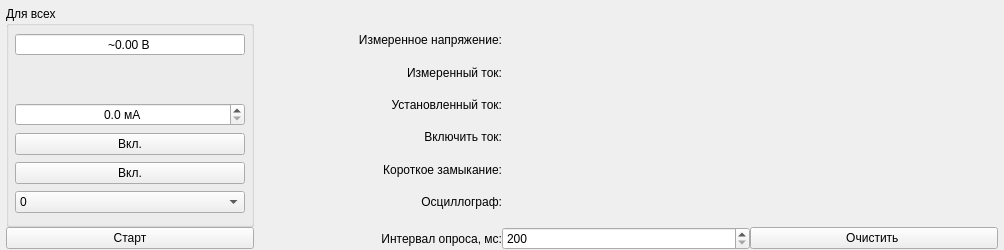
<?xml version="1.0" encoding="UTF-8"?>
<ui version="4.0">
 <class>Measurements</class>
 <widget class="QWidget" name="Measurements">
  <property name="geometry">
   <rect>
    <x>0</x>
    <y>0</y>
    <width>1004</width>
    <height>250</height>
   </rect>
  </property>
  <property name="windowTitle">
   <string>Form</string>
  </property>
  <layout class="QVBoxLayout" name="verticalLayout_11">
   <property name="spacing">
    <number>0</number>
   </property>
   <property name="leftMargin">
    <number>0</number>
   </property>
   <property name="topMargin">
    <number>0</number>
   </property>
   <property name="rightMargin">
    <number>0</number>
   </property>
   <property name="bottomMargin">
    <number>0</number>
   </property>
   <item>
    <layout class="QGridLayout" name="gridLayout">
     <property name="leftMargin">
      <number>6</number>
     </property>
     <property name="topMargin">
      <number>6</number>
     </property>
     <property name="rightMargin">
      <number>6</number>
     </property>
     <property name="bottomMargin">
      <number>0</number>
     </property>
     <item row="1" column="0">
      <widget class="QPushButton" name="pbStart">
       <property name="text">
        <string>Старт</string>
       </property>
       <property name="checkable">
        <bool>true</bool>
       </property>
      </widget>
     </item>
     <item row="1" column="2">
      <widget class="QSpinBox" name="sbTimeout">
       <property name="minimum">
        <number>200</number>
       </property>
       <property name="maximum">
        <number>10000</number>
       </property>
       <property name="singleStep">
        <number>10</number>
       </property>
      </widget>
     </item>
     <item row="1" column="3">
      <widget class="QPushButton" name="pbClear">
       <property name="text">
        <string>Очистить </string>
       </property>
      </widget>
     </item>
     <item row="0" column="1">
      <layout class="QVBoxLayout" name="verticalLayout_10">
       <property name="leftMargin">
        <number>0</number>
       </property>
       <property name="topMargin">
        <number>18</number>
       </property>
       <property name="bottomMargin">
        <number>9</number>
       </property>
       <item>
        <widget class="QLabel" name="label_2">
         <property name="text">
          <string>Измеренное напряжение:</string>
         </property>
         <property name="alignment">
          <set>Qt::AlignRight|Qt::AlignTrailing|Qt::AlignVCenter</set>
         </property>
        </widget>
       </item>
       <item>
        <widget class="QLabel" name="label_4">
         <property name="text">
          <string>Измеренный ток:</string>
         </property>
         <property name="alignment">
          <set>Qt::AlignRight|Qt::AlignTrailing|Qt::AlignVCenter</set>
         </property>
        </widget>
       </item>
       <item>
        <widget class="QLabel" name="label_3">
         <property name="text">
          <string>Установленный ток:</string>
         </property>
         <property name="alignment">
          <set>Qt::AlignRight|Qt::AlignTrailing|Qt::AlignVCenter</set>
         </property>
        </widget>
       </item>
       <item>
        <widget class="QLabel" name="label_5">
         <property name="text">
          <string>Включить ток:</string>
         </property>
         <property name="alignment">
          <set>Qt::AlignRight|Qt::AlignTrailing|Qt::AlignVCenter</set>
         </property>
        </widget>
       </item>
       <item>
        <widget class="QLabel" name="label_6">
         <property name="text">
          <string>Короткое замыкание:</string>
         </property>
         <property name="alignment">
          <set>Qt::AlignRight|Qt::AlignTrailing|Qt::AlignVCenter</set>
         </property>
        </widget>
       </item>
       <item>
        <widget class="QLabel" name="label_7">
         <property name="text">
          <string>Осциллограф:</string>
         </property>
         <property name="alignment">
          <set>Qt::AlignRight|Qt::AlignTrailing|Qt::AlignVCenter</set>
         </property>
        </widget>
       </item>
      </layout>
     </item>
     <item row="1" column="1">
      <widget class="QLabel" name="label">
       <property name="text">
        <string>Интервал опроса, мс:</string>
       </property>
       <property name="alignment">
        <set>Qt::AlignRight|Qt::AlignTrailing|Qt::AlignVCenter</set>
       </property>
      </widget>
     </item>
     <item row="0" column="0">
      <widget class="QGroupBox" name="gbChannelAll">
       <property name="title">
        <string>Для всех</string>
       </property>
       <layout class="QVBoxLayout" name="verticalLayout">
        <property name="leftMargin">
         <number>6</number>
        </property>
        <property name="topMargin">
         <number>6</number>
        </property>
        <property name="rightMargin">
         <number>6</number>
        </property>
        <property name="bottomMargin">
         <number>6</number>
        </property>
        <item>
         <widget class="QDoubleSpinBox" name="dsbVoltage_9">
          <property name="alignment">
           <set>Qt::AlignCenter</set>
          </property>
          <property name="readOnly">
           <bool>true</bool>
          </property>
          <property name="buttonSymbols">
           <enum>QAbstractSpinBox::NoButtons</enum>
          </property>
          <property name="prefix">
           <string>~</string>
          </property>
          <property name="suffix">
           <string> В</string>
          </property>
          <property name="decimals">
           <number>2</number>
          </property>
          <property name="minimum">
           <double>0.000000000000000</double>
          </property>
          <property name="maximum">
           <double>500.000000000000000</double>
          </property>
          <property name="value">
           <double>0.000000000000000</double>
          </property>
         </widget>
        </item>
        <item>
         <spacer name="verticalSpacer_3">
          <property name="orientation">
           <enum>Qt::Vertical</enum>
          </property>
          <property name="sizeType">
           <enum>QSizePolicy::Minimum</enum>
          </property>
          <property name="sizeHint" stdset="0">
           <size>
            <width>20</width>
            <height>40</height>
           </size>
          </property>
         </spacer>
        </item>
        <item>
         <widget class="QDoubleSpinBox" name="dsbSetCurrentAll">
          <property name="alignment">
           <set>Qt::AlignCenter</set>
          </property>
          <property name="suffix">
           <string> мA</string>
          </property>
          <property name="decimals">
           <number>1</number>
          </property>
          <property name="maximum">
           <double>4000.000000000000000</double>
          </property>
          <property name="singleStep">
           <double>1.000000000000000</double>
          </property>
         </widget>
        </item>
        <item>
         <widget class="QPushButton" name="pbCurrentAll">
          <property name="text">
           <string>Вкл.</string>
          </property>
          <property name="checkable">
           <bool>true</bool>
          </property>
         </widget>
        </item>
        <item>
         <widget class="QPushButton" name="pbShortAll">
          <property name="text">
           <string>Вкл.</string>
          </property>
          <property name="checkable">
           <bool>true</bool>
          </property>
         </widget>
        </item>
        <item>
         <widget class="QComboBox" name="cbOsc">
          <item>
           <property name="text">
            <string>0</string>
           </property>
          </item>
          <item>
           <property name="text">
            <string>1</string>
           </property>
          </item>
          <item>
           <property name="text">
            <string>2</string>
           </property>
          </item>
          <item>
           <property name="text">
            <string>3</string>
           </property>
          </item>
          <item>
           <property name="text">
            <string>4</string>
           </property>
          </item>
          <item>
           <property name="text">
            <string>5</string>
           </property>
          </item>
          <item>
           <property name="text">
            <string>6</string>
           </property>
          </item>
          <item>
           <property name="text">
            <string>7</string>
           </property>
          </item>
          <item>
           <property name="text">
            <string>8</string>
           </property>
          </item>
         </widget>
        </item>
       </layout>
      </widget>
     </item>
    </layout>
   </item>
  </layout>
 </widget>
 <resources/>
 <connections/>
</ui>
